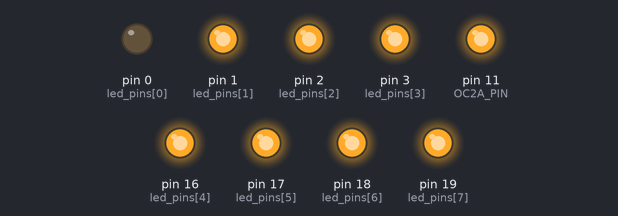
Bench run of a sketch on a simulated Arduino Mega 2560, built with avr-gcc and run on an emulated ATmega2560. Shown: output pins drawn as LEDs (lit = HIGH).

Above: at 0.1 s.
At 0.5 s:
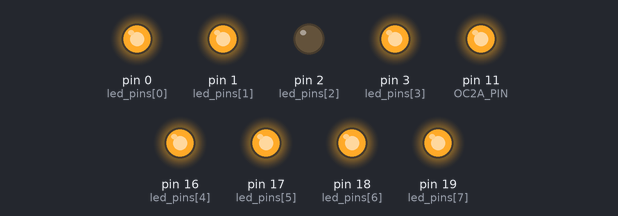
At 0.9 s:
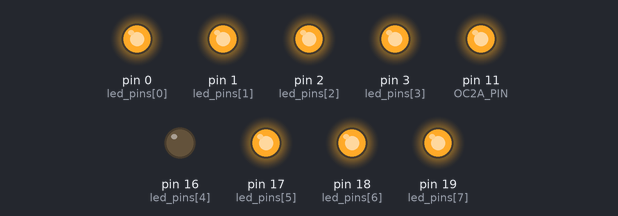
At 1.3 s:
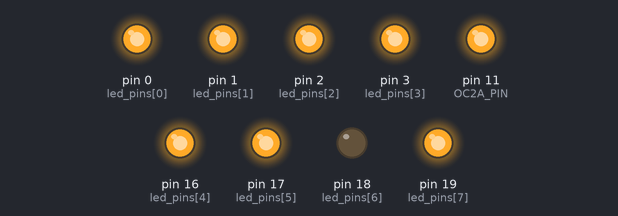
At 1.7 s:
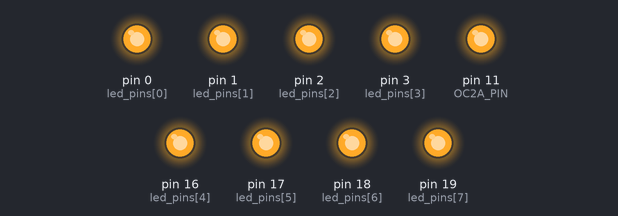
Timing chart, 0 to 40.0 s (numbered marks = the images above):
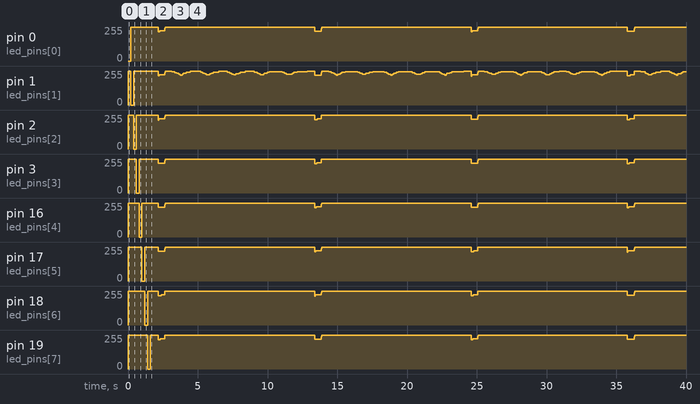

The sketch:

Valentines_Card.ino
```cpp
// (licence header left out)
// === DESCRIPTION =====================================================================
// ATMEL ATMEGA8A / ATMEGA328P / ARDUINO
// s == seven segment display pin, l == led strip pin, u == up button, d == down button,
// h == hours button, x=debug signal, y=debug clock.
//
//                           +-\/-+
//     RESET   (D 22)  PC6  1|    |28  PC5  (D 19  A5  SCL ADC5)
//             (D  0)  PD0  2|    |27  PC4  (D 18  A4  SDA ADC4)
//             (D  1)  PD1  3|    |26  PC3  (D 17  A3  ADC3)
//       INT0  (D  2)  PD2  4|    |25  PC2  (D 16  A2  ADC2)
//  OC2B INT1  (D  3)  PD3  5|    |24  PC1  (D 15  A1  ADC1)
//             (D  4)  PD4  6|    |23  PC0  (D 14  A0  ADC0)
//                     VCC  7|    |22  GND
//                     GND  8|    |21  AREF
//      TOSC1  (D 20)  PB6  9|    |20  AVCC
//             (D 21)  PB7 10|    |19  PB5  (D 13  SCK)
//             (D  5)  PD5 11|    |18  PB4  (D 12  MISO)
//  AIN0       (D  6)  PD6 12|x   |17  PB3  (D 11  MOSI OC2A)
//  AIN1       (D  7)  PD7 13|clk |16  PB2  (D 10  SS OC1A)
//             (D  8)  PB0 14|    |15  PB1  (D  9     OC1B)
//                           +----+
#include <avr/interrupt.h>
#include "digitalWriteFast.h"

#define ARRAY_SIZE(arr)     (sizeof(arr) / sizeof((arr)[0]))
#define OC2A_PIN 11
#define OC2B_PIN  3

/* DEBUGGING //////////////////////////////////////\\\\\\\\\\\\\\\\\\\\\\\\\\\\\\\\\\\\\\\\\\\\*/
const uint8_t EXT_CLK_IN = 20; // Pin 20 NOT ON CRYSTAL ARDUINOS!!!
                               //Only if the internal oscillator is used as a clock
const uint8_t INDICATOR = 15;
// These must be on the same port.
const uint8_t DEBUG_X = 6; // bit indicator for debugging
const uint8_t DEBUG_CLK = 7; // Clock for the above

const uint8_t x_bit = digitalPinToBit(DEBUG_X);
const uint8_t y_bit = digitalPinToBit(DEBUG_CLK);
const uint8_t debug_hi = (1 << digitalPinToBit(DEBUG_X)) | (1 << digitalPinToBit(DEBUG_CLK));
const uint8_t debug_lo = (1 << digitalPinToBit(DEBUG_CLK));
const uint8_t debug_rst = (uint8_t (~debug_hi)) & (uint8_t (~debug_lo));

// Send a bit out with a clock. The bit's value depends on V. The clock triggers always.
#define DEBUG_CLK(V) ((V) != 0) ? *(digitalPinToPortReg(DEBUG_X)) |= debug_hi : (*(digitalPinToPortReg(DEBUG_X)) |= debug_lo); *(digitalPinToPortReg(DEBUG_X)) &= debug_rst
// Set the value of the debug X port, based on V. It is not reset.
#define DEBUG_BIT(V) ((V) != 0) ? *(digitalPinToPortReg(DEBUG_X)) |= debug_hi : (*(digitalPinToPortReg(DEBUG_X)) |= debug_lo)
// To use:
/*digitalWriteFast(DEBUG_X, HIGH);
__asm__ __volatile__ ("nop");
__asm__ __volatile__ ("nop");
digitalWriteFast(DEBUG_X, LOW);*/
static inline void isr_display_value(uint8_t value) {
  uint8_t i;
  for (i=0b10000000; i > 0; i = i>>1) {
    DEBUG_CLK(i & value);
  }
}
/* DEBUGGING //////////////////////////////////////\\\\\\\\\\\\\\\\\\\\\\\\\\\\\\\\\\\\\\\\\\\\*/


/* LED VALUES /////////////////////////////////////\\\\\\\\\\\\\\\\\\\\\\\\\\\\\\\\\\\\\\\\\\\\*/
// Requires pgm_read_byte() to get it out. Costs 1 extra cycle. Not worth it on slower CPUs.
// const uint8_t PROGMEM segment_pins[] = {0, 1, 2, 3, 4, 5, 6, 7};
// 20 is TOSC1!!!
// WHITE: 0, 1, 2, 3
// RED:   16, 17, 18, 19
#define WHITE_1 0
#define WHITE_2 1
#define WHITE_3 2
#define WHITE_4 3
#define RED_1 4
#define RED_2 5
#define RED_3 6
#define RED_4 7
// WHITE_1, WHITE_2, WHITE_3, WHITE_4, RED_1, RED_2, RED_3, RED_4};
const uint8_t led_pins[] = {0, 1, 2, 3, 16, 17, 18, 19};
//const uint8_t led_pins[] = {0, 1, 19};
//const uint8_t led_pins[] = {18, 19}; //2, 4, 16, 17, 18, 19};
//Why is an FF at any position, replicated at the next position?
//Not only FF, but FD, FE, FF. FC seems safe to use. This is odd behavior.
//It must have to do with the double-buffered nature of the OCR2A. It takes a
//couple of cycles before it will actually take effect, which isn't good enough
//for me.
volatile uint8_t led_brightness[] = {0xFC, 0xFC, 0xFC, 0xFC, 0x08, 0x08, 0x08, 0x08};
//volatile uint8_t led_brightness[] = {0, 0};

volatile uint8_t current_led=0;
volatile uint8_t brightness=0;
// On is LOW...
#define LED_ON 0
#define LED_OFF 1

volatile uint8_t my_millis=0;
ISR(TIMER0_COMPB_vect) {
  my_millis++;
}

ISR(TIMER2_COMPB_vect) {
  //digitalWriteFast(OC2A_PIN, HIGH);
  //digitalWriteFast(OC2A_PIN, LOW);
  //digitalWriteFast(OC2B_PIN, HIGH);
  //digitalWriteFast(OC2B_PIN, LOW);
  //DEBUG_CLK(1);
  //DEBUG_CLK(1);
}

volatile boolean ovf_vect=false;
volatile boolean compa_vect=false;
volatile uint8_t this_led_pin = led_pins[0];
/*
 * During the Overflow Interrupt, we need to
 * - advance the active LED pin to the next
 * - retrieve the led_brightness
 * - when this ISR is hit, the LED should go low (unless it's 0; then just stay 1).
 */
ISR(TIMER2_OVF_vect) {
  this_led_pin=led_pins[current_led];
  // compensate for the short-pulse problem with FastPWM when OCR2A==0;
  if (OCR2A != 0) { digitalWriteFast(this_led_pin, LED_ON); }
}

//ISR(timer2_ovf_vect) {
// COMPA (pin 11) goes high to turn the LED on, for the duration of its PWM period.
// At the end of its PWM period, the LED (-) pin should go LOW
// to thus shut off the LED.
// LED + goes to pin 11, OC2A. LED - goes to the individual LED pins.
ISR(TIMER2_COMPA_vect) {
  uint8_t bright;

  digitalWriteFast(this_led_pin, LED_OFF);
  current_led++;
  if (current_led == ARRAY_SIZE(led_pins)) current_led = 0;
  bright = led_brightness[current_led];
  // See https://forum.arduino.cc/index.php?topic=665510.0 .
  // Because of double-buffered OCR2A, setting this is a bit problematic.
  if (bright > 0xFC) bright = 0xFC;
  OCR2A = bright; // DOUBLE BUFFERED, SET ON BOTTOM!
  // NOOP ************************ (for reference)
  // __asm__ __volatile__ ("nop");
}

void set_all_pins_input() {
  for (uint8_t i=0; i < ARRAY_SIZE(led_pins); i++) {
    pinMode(led_pins[i], INPUT);
  }
}

inline void indicate_flash(uint8_t counter) {
  uint8_t indicator=INDICATOR;

  pinMode(indicator, OUTPUT);
  if (counter == 0) {
    counter=10;
    for (uint8_t j=0; j < counter; j++) {
      digitalWriteFast(indicator, LED_ON); // on
      _delay_ms (75);
      digitalWriteFast(indicator, LED_OFF); // off
      _delay_ms (75);
    }
  } else {
    for (uint8_t j=0; j < counter; j++) {
      digitalWriteFast(indicator, LED_ON); // on
      _delay_ms (200);
      digitalWriteFast(indicator, LED_OFF); // off
      _delay_ms (200);
    }
  }
}

// Flash a few times (value) at the indicator pin.
void indicate (uint8_t value) {
  // debugging
  uint8_t local_value=value;
  uint8_t to_display;

  if (value < 10) {
    indicate_flash(value);
    return;
  }
  to_display=local_value / 100;
  local_value=local_value - (to_display * 100);
  indicate_flash(to_display);
  _delay_ms (500);
  to_display=local_value / 10;
  local_value=local_value - (to_display * 10);
  indicate_flash(to_display);
  _delay_ms (500);
  indicate_flash(local_value);
  _delay_ms (500);
  //
}

void set_pin_directions(void) {
  uint8_t i;
  for (i=0; i < ARRAY_SIZE(led_pins); i++) {
    pinMode(led_pins[i], OUTPUT);
  }
  // pinMode(INDICATOR, OUTPUT); // Debugging
  // pinMode(DEBUG_X, OUTPUT);   // Debugging
  // pinMode(DEBUG_CLK, OUTPUT); // Debugging
  pinMode(OC2A_PIN, OUTPUT);
  //pinMode(OC2B_PIN, OUTPUT);
  //pinMode(EXT_CLK_IN, INPUT);  // TOSC1 for external clock
}

void set_timer2_ctc(void) {
  // Set up timer 2
  TCCR2A = 0;
  TCCR2B = 0;
  // 0x7B == *approximately* 1024 times per second at 8MHz clock
  OCR2A = 0xFF;  // 8 MHz clock: f = 8,000,000 / (2 * prescalar * (1 + OCR2)
  //OCR2B = 0xF1;
  //  One could set bits this way:
  //  sbi(TCCR2A, WGM20);
  //  Or clear them this way:
  //  cbi(TCCR2A, COM2A0);
  TCCR2A &= ~(1 << COM2A0); // shut off output pin
  TCCR2A &= ~(1 << COM2A1); // shut off output pin
  TCCR2A |= (1 << COM2A0); // turn on output pin, set to toggle.
  TCCR2A &= ~(1 << COM2B0); // shut off output pin
  TCCR2A &= ~(1 << COM2B1); // shut off output pin
  //TCCR2A |= (1 << COM2B0); // turn on output pin, set to toggle.
  TCCR2A |= (1 << WGM21);  /* CTC mode */
  TIMSK2 |= (1 << TOIE2); // enable timer2 overflow interrupt- not reached if OCIE2A enabled
  //TIMSK2 |= (1 << OCIE2B); /* enable timer2 compare B interrupt */
  TIMSK2 |= (1 << OCIE2A); /* enable timer2 compare A interrupt */
}

void set_timer2_fastpwm(void) {
  // Note that when OCR2 == 0, there will be a spike when the TCNT2 hits BOTTOM.
  // Set up timer 2
  // 8 MHz clock: f = 8,000,000 / (prescalar * 256)
  TCCR2A = 0;
  TCCR2B = 0; // Shut off clock entirely (CS2{2,1,0} == 000)
  // 0x7B == *approximately* 1024 times per second at 8MHz clock
  //OCR2A = 0x17;  // 8 MHz clock: f = 8,000,000 / (prescalar * 256)
  OCR2A = led_brightness[0];    //
  //OCR2B = 0xF1;
  //  One could set bits this way: // if wiring_private.h is included.
  //  sbi(TCCR2A, WGM20);
  //  Or clear them this way:
  //  cbi(TCCR2A, COM2A0);
  /* Not on 16 MHz crystal controlled chips
  ASSR |= (1 << EXCLK); // Enable External clock
  ASSR |= (1 << AS2);   // External clock from TOSC1
  */
  //TCCR2A &= ~(1 << COM2A0 | 1 << COM2A1); // shut off output pin
  TCCR2A |= (1 << COM2A1); // output pin, non-inverting (clear on match, set at bottom)
  TCCR2A &= ~(1 << COM2B0); // shut off output pin
  TCCR2A &= ~(1 << COM2B1); // shut off output pin
  //TCCR2A |= (1 << COM2B0); // output pin, non-inverting (clear on match, set at bottom)
  TCCR2A |= (1 << WGM21 | 1 << WGM20);  /* Fast PWM mode, TOP=0xFF */
  TIMSK2 |= (1 << TOIE2); // enable timer2 overflow interrupt.
  //TIMSK2 |= (1 << OCIE2B); /* enable timer2 compare B interrupt */
  TIMSK2 |= (1 << OCIE2A); /* enable timer2 compare A interrupt */
  TCNT2=0;
  //ASSR |= (1 << EXCLK);    // external clock
  //ASSR |= (1 << AS2);
}
inline void turn_on_clock() {
  //TCCR2B |= (1 << CS20);   // x1 prescaler
  TCCR2B |= (1 << CS22);   // x64 prescaler
  //TCCR2B |= (1 << CS21);   // x8 prescaler, f=3906 Hz (measured 258 uS, == 3875 Hz)
  //TCCR2B |= (1 << CS22) | (1 << CS21) | (1 << CS20);   // x1024 prescaler, f=61 Hz
}

// the setup function runs once when you press reset or power the board
void setup() {
  //delay(100);
  uint8_t i=0;
  set_timer2_fastpwm();
  sei();
  set_pin_directions();
  //Serial.begin(230400);
  for (i=0; i < ARRAY_SIZE(led_pins); i++) {
    digitalWriteFast(led_pins[i], LED_OFF);
  }
  digitalWriteFast(OC2A_PIN, HIGH);
  for (i=0; i < ARRAY_SIZE(led_pins); i++) {
    digitalWriteFast(11, HIGH);
    digitalWriteFast(led_pins[i], LED_ON);
    _delay_ms(200);
    digitalWriteFast(led_pins[i], LED_OFF);
  }
  digitalWriteFast(OC2A_PIN, LOW);
  //TIFR2 |= (1 << TOV2);    /* clear interrupt flag */
  // 800000000000000000000000000000000000000000000000000000000000000000000000000000
  ADCSRA &= ~(1<<ADEN); // Disable ADC for better power consumption (ATmega8)
                        // Might need PRR |= (1 << PRADC)
  // indicate(2); Sanity check. Make sure: set INDICATOR to output in set_pin_directions
  // Start out sanely
  digitalWriteFast(OC2A_PIN, HIGH);
  turn_on_clock();
  // Utilize the timer0, which is already running for millis().
  OCR0B=0x00;  // 0xFF is constant high. 0x00 shows a single pulse.
               // This takes place every 1 ms as measured on a scope, so using
               // the compare interrupt as ms timer is good.
  TIMSK0 |= (1 << OCIE0B);
}


const uint8_t ALL = 0xFF;
void off(uint8_t led) {
  if (led == ALL) {
    for (uint8_t i=0; i < ARRAY_SIZE(led_pins); i++) {
      led_brightness[i] = 0;
    }
    return;
  }
  led_brightness[led] = 0;
}

void on(uint8_t led, uint8_t level) {
  if (led == ALL) {
    for (uint8_t i=0; i < ARRAY_SIZE(led_pins); i++) {
      led_brightness[i] = level;
    }
    return;
  }
  led_brightness[led] = level;
}

const uint8_t UP=1;
const uint8_t DOWN=0;
uint8_t light_level = 0;
uint8_t direction = UP;
void twinkle(uint8_t led, uint8_t level) {
  uint8_t light_level_difference = 0;

  if (light_level < 50) light_level_difference = 5;
  else if (light_level < 80) light_level_difference = 10;
  else light_level_difference = 20;
  if (direction == UP)
    light_level += light_level_difference;
  else
    light_level -= light_level_difference;

  led_brightness[led] = light_level;
  if ((light_level >= level) || (light_level > 234)) direction=DOWN;
  if (light_level < 6) direction=UP;
}

uint32_t last_ms = 0;
uint8_t last_cnt = 0;
boolean loop_first_half = true;
// the loop function runs forever
void loop() {
  uint16_t ms_counter;
  uint8_t current_millis;

  off(ALL);
  _delay_ms(500);
  on(ALL, 0xFF);
  _delay_ms(500);
  off(ALL);

  // twinkle it
  ms_counter = 0;
  current_millis=my_millis;
  light_level = 0;
  direction = UP;
  while(ms_counter < 200) {
    _delay_ms(50);
    ms_counter++;
    twinkle(WHITE_2, 0xFF);
  }
}
```

Source omitted: digitalWriteFast.h (7021 bytes)

Measured:
- by itself, pin 0 (led_pins[0]): ramps from 218/255 to 255/255 and jumps back, once every 11.2 s
- by itself, pin 18 (led_pins[6]): 255/255 → 0/255 at 1.2 s, → 255/255 0.20 s later, → 221/255 0.77 s later, → 227/255 0.20 s later, … (15 changes in this stretch)
- by itself, pin 19 (led_pins[7]): 255/255 → 0/255 at 1.4 s, → 255/255 0.20 s later, → 220/255 0.57 s later, → 227/255 0.16 s later, … (15 changes in this stretch)
